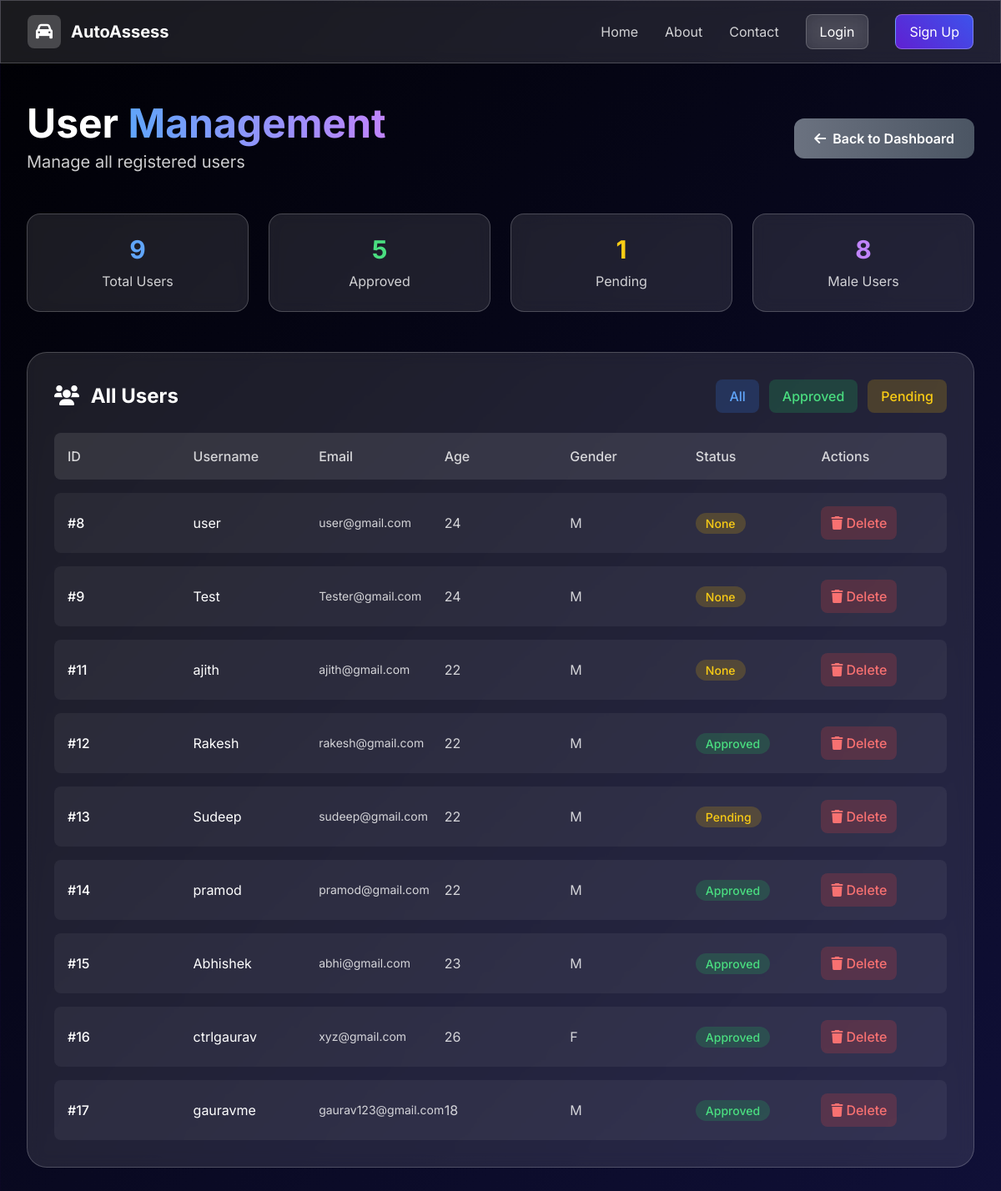
/view, run on the app's committed database.
### app.py (models this page shows)
class User(db.Model, UserMixin):
    id = db.Column(db.Integer, primary_key=True)
    username = db.Column(db.String(150), unique=True, nullable=False)
    email = db.Column(db.String(150), unique=True, nullable=False)
    password = db.Column(db.String(150), nullable=False)
    age = db.Column(db.Integer, nullable=False)
    gender = db.Column(db.String(1), nullable=False)
    mobile = db.Column(db.String(15), nullable=False)
    user_status = db.Column(db.String(10), default='Pending')
    vehicle_damages = db.relationship('VehicleDamage', backref='user', lazy=True)

### app.py (the view)
@app.route('/view')
def view(): return render_template('view.html', data=User.query.all())

### app.py (called while the page is built)
@app.context_processor
def inject_env():
    return {
        'GMAP_API_URL': os.environ.get('GMAP_API_KEY')
    }

@app.context_processor
def inject_user(): return dict(current_user=current_user)

### templates/view.html (shortened to what this page needs)
{% extends "base.html" %}
{% block content %}
<section class="min-h-screen px-4 sm:px-6 lg:px-8 py-12">
    <div class="max-w-7xl mx-auto">
        <div class="flex justify-between items-center mb-12 slide-in">
            <div>
                <h1 class="text-4xl lg:text-5xl font-bold text-white mb-2">
                    User <span class="bg-gradient-to-r from-blue-400 to-purple-400 bg-clip-text text-transparent">Management</span>
                </h1>
                <p class="text-xl text-white/80">Manage all registered users</p>
            </div>
            <a href="{{ url_for('admin') }}"
               class="bg-gradient-to-r from-gray-500 to-gray-600 hover:from-gray-600 hover:to-gray-700 text-white px-6 py-3 rounded-xl font-semibold transition-all duration-300 inline-flex items-center">
                <i class="fas fa-arrow-left mr-2"></i>
                Back to Dashboard
            </a>
        </div>
        {% if data %}
            <div class="grid grid-cols-1 md:grid-cols-4 gap-6 mb-12">
                <div class="glass-effect rounded-2xl p-6 text-center slide-in">
                    <div class="text-3xl font-bold text-blue-400 mb-2">{{ data|length }}</div>
                    <div class="text-white/80">Total Users</div>
                </div>
                <div class="glass-effect rounded-2xl p-6 text-center slide-in" style="animation-delay: 0.1s;">
                    <div class="text-3xl font-bold text-green-400 mb-2">{{ data|selectattr('user_status', 'equalto', 'approved')|list|length }}</div>
                    <div class="text-white/80">Approved</div>
                </div>
                <div class="glass-effect rounded-2xl p-6 text-center slide-in" style="animation-delay: 0.2s;">
                    <div class="text-3xl font-bold text-yellow-400 mb-2">{{ data|selectattr('user_status', 'equalto', 'Pending')|list|length }}</div>
                    <div class="text-white/80">Pending</div>
                </div>
                <div class="glass-effect rounded-2xl p-6 text-center slide-in" style="animation-delay: 0.3s;">
                    <div class="text-3xl font-bold text-purple-400 mb-2">{{ data|selectattr('gender', 'equalto', 'M')|list|length }}</div>
                    <div class="text-white/80">Male Users</div>
                </div>
            </div>
            <div class="glass-effect rounded-3xl p-8 slide-in">
                <div class="flex justify-between items-center mb-6">
                    <h2 class="text-2xl font-bold text-white">
                        <i class="fas fa-users mr-2"></i>
                        All Users
                    </h2>
                    <div class="flex space-x-3">
                        <button onclick="filterUsers('all')" id="filter-all"
                                class="bg-blue-500/20 text-blue-400 px-4 py-2 rounded-lg font-medium transition-all duration-300">
                            All
                        </button>
                        <button onclick="filterUsers('approved')" id="filter-approved"
                                class="bg-green-500/20 text-green-400 px-4 py-2 rounded-lg font-medium transition-all duration-300">
                            Approved
                        </button>
                        <button onclick="filterUsers('pending')" id="filter-pending"
                                class="bg-yellow-500/20 text-yellow-400 px-4 py-2 rounded-lg font-medium transition-all duration-300">
                            Pending
                        </button>
                    </div>
                </div>
                <div class="hidden md:grid grid-cols-7 gap-4 mb-4 p-4 bg-white/10 rounded-lg">
                    <div class="text-white/80 font-medium">ID</div>
                    <div class="text-white/80 font-medium">Username</div>
                    <div class="text-white/80 font-medium">Email</div>
                    <div class="text-white/80 font-medium">Age</div>
                    <div class="text-white/80 font-medium">Gender</div>
                    <div class="text-white/80 font-medium">Status</div>
                    <div class="text-white/80 font-medium">Actions</div>
                </div>
                <div class="space-y-4">
                    {% for user in data %}
                        <div class="user-row bg-white/5 hover:bg-white/10 rounded-lg p-4 transition-all duration-300"
                             data-status="{{ (user.user_status or 'Pending').lower() }}"
                            <div class="hidden md:grid grid-cols-7 gap-4 items-center">
                                <div class="text-white font-medium">#{{ user.id }}</div>
                                <div class="text-white">{{ user.username }}</div>
                                <div class="text-white/80 text-sm">{{ user.email }}</div>
                                <div class="text-white/80">{{ user.age }}</div>
                                <div class="text-white/80">{{ user.gender }}</div>
                                <div>
                                    <span class="px-3 py-1 rounded-full text-sm font-medium
                                           {% if user.user_status == 'approved' %}bg-green-500/20 text-green-400
                                           {% else %}bg-yellow-500/20 text-yellow-400{% endif %}">
                                        {{ user.user_status|title }}
                                    </span>
                                </div>
                                <div>
                                    <button onclick="deleteUser({{ user.id }})"
                                            class="bg-red-500/20 hover:bg-red-500/30 text-red-400 px-3 py-2 rounded-lg font-medium transition-all duration-300 inline-flex items-center">
                                        <i class="fas fa-trash mr-1"></i>
                                        Delete
                                    </button>
                                </div>
                            </div>
                        </div>
                    {% endfor %}
                </div>
            </div>
        {% endif %}
    </div>
</section>
{% endblock %}

### templates/base.html (shortened to what this page needs)
<!DOCTYPE html>
<html lang="en">
<head>
    <script src="https://cdn.tailwindcss.com"></script>
    <link href="https://cdnjs.cloudflare.com/ajax/libs/font-awesome/6.0.0/css/all.min.css" rel="stylesheet">
</head>
<body class="min-h-screen galaxy-bg">
    <div id="particles-js"></div>
    <div class="content-overlay">
        <nav class="glass-effect border-b border-white/20">
            <div class="max-w-7xl mx-auto px-4 sm:px-6 lg:px-8">
                <div class="flex justify-between items-center py-4">
                    <div class="flex items-center space-x-3">
                        <div class="w-10 h-10 bg-white/20 rounded-lg flex items-center justify-center">
                            <i class="fas fa-car text-white text-xl"></i>
                        </div>
                        <span class="text-white text-xl font-bold">AutoAssess</span>
                    </div>
                    <div class="hidden md:flex items-center space-x-8">
                        <a href="{{ url_for('index') }}" class="text-white/80 hover:text-white transition-colors">Home</a>
                        <a href="{{ url_for('about') }}" class="text-white/80 hover:text-white transition-colors">About</a>
                        <a href="{{ url_for('contact') }}" class="text-white/80 hover:text-white transition-colors">Contact</a>
                        {% if current_user.is_authenticated %}
                            <a href="{{ url_for('home') }}" class="text-white/80 hover:text-white transition-colors">Dashboard</a>
                            <a href="{{ url_for('assessment') }}" class="text-white/80 hover:text-white transition-colors">My Assessments</a>
                            <a href="{{ url_for('logout') }}" class="bg-red-500/20 hover:bg-red-500/30 text-white px-4 py-2 rounded-lg transition-colors">Logout</a>
                        {% else %}
                            <a href="{{ url_for('login') }}" class="glass-effect hover:bg-white/30 text-white px-4 py-2 rounded-lg transition-colors">Login</a>
                            <a href="{{ url_for('register') }}" class="cosmic-button text-white px-4 py-2 rounded-lg transition-all duration-300 hover:scale-105">Sign Up</a>
                        {% endif %}
                    </div>
                </div>
            </div>
        </nav>
        <main class="flex-1">
            {% block content %}{% endblock %}
        </main>
    </div>
</body>
</html>

### templates/base.html (style rules this page uses)
body { font-family: 'Inter', sans-serif; }
.galaxy-bg { background: linear-gradient(135deg, #000004, #101038, #1d094a, #04020c); background-size: 400% 400%; animation: moveGradient 10s ease infinite alternate; position: relative; min-height: 100vh; }
#particles-js { position: fixed; width: 100%; height: 100%; top: 0; left: 0; z-index: 5; }
.content-overlay { position: relative; z-index: 10; }
.glass-effect { background: rgba(255, 255, 255, 0.1); backdrop-filter: blur(10px); border: 1px solid rgba(255, 255, 255, 0.2); position: relative; z-index: 10; }
.cosmic-button { background: linear-gradient(45deg, #6a11cb, #2575fc); background-size: 200% 200%; animation: cosmic-gradient 3s ease infinite; border: 1px solid rgba(255, 255, 255, 0.3); }
.slide-in { animation: slideIn 0.6s ease-out; }

### data on the page
User: id "8", username "user", email "user@gmail.com", age "24", gender "M", user_status "None"
User: id "9", username "Test", email "Tester@gmail.com", age "24", gender "M", user_status "None"
User: id "11", username "ajith", email "ajith@gmail.com", age "22", gender "M", user_status "None"
User: id "12", username "Rakesh", email "rakesh@gmail.com", age "22", gender "M", user_status "Approved"
User: id "13", username "Sudeep", email "sudeep@gmail.com", age "22", gender "M", user_status "Pending"
User: id "14", username "pramod", email "pramod@gmail.com", age "22", gender "M", user_status "Approved"
User: id "15", username "Abhishek", email "abhi@gmail.com", age "23", gender "M", user_status "Approved"
User: id "16", username "ctrlgaurav", email "xyz@gmail.com", age "26", gender "F", user_status "Approved"
User: id "17", username "gauravme", email "gaurav123@gmail.com", age "18", gender "M", user_status "Approved"

### other printed values
{{ data|length }} "9"
{{ data|selectattr('user_status', 'equalto', 'approved')|list|length }} "5"
{{ data|selectattr('user_status', 'equalto', 'Pending')|list|length }} "1"
{{ data|selectattr('gender', 'equalto', 'M')|list|length }} "8"
